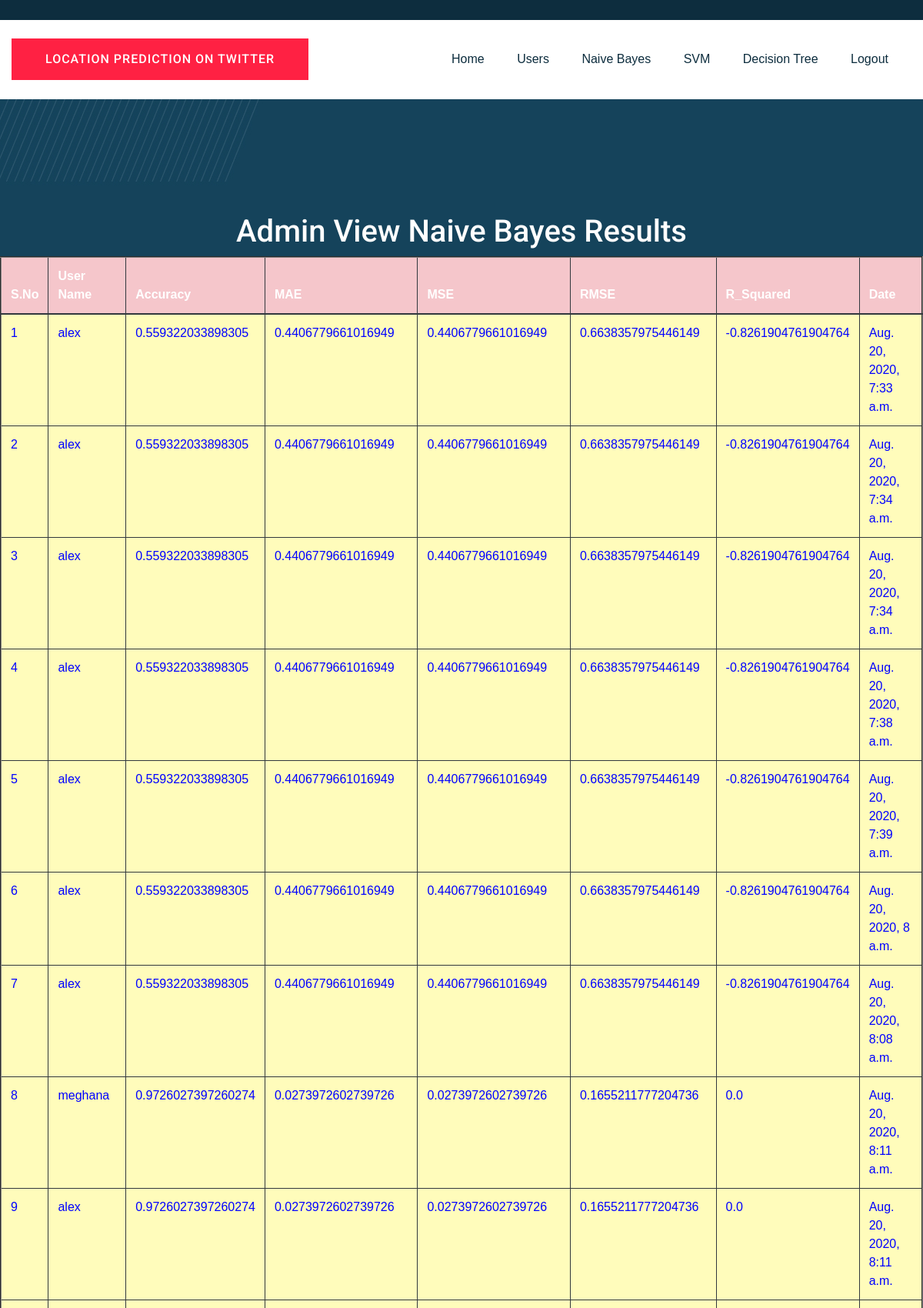
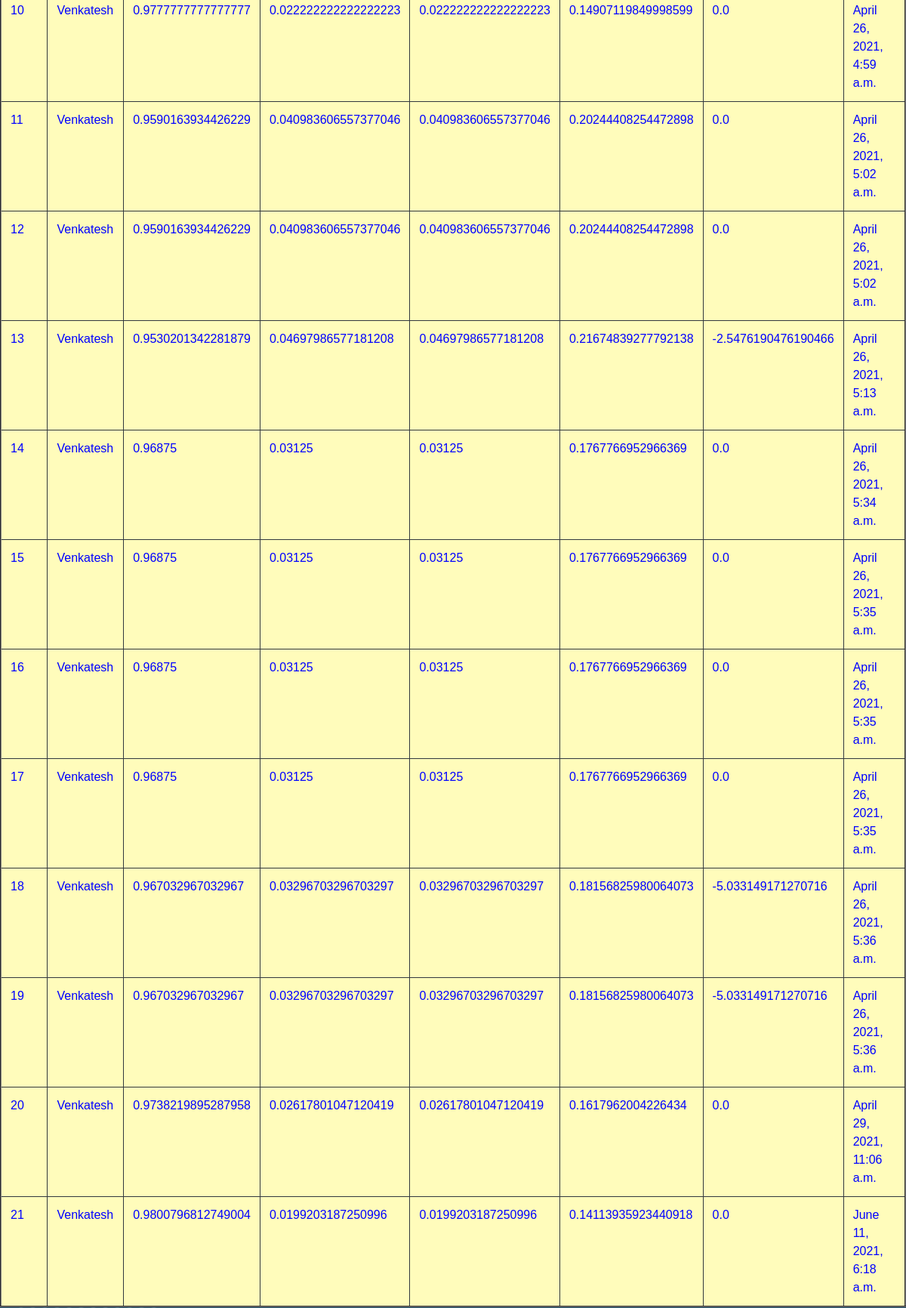
Screenshot of /AdminNaiveBayes/ (upper part) with the database file from the repository (2 pictures, top to bottom).
### users/models.py (models this page shows, shortened)
class UserAlgorithmResultsModel(models.Model):
    username = models.CharField(max_length=100)
    algorithmname = models.CharField(max_length=100)
    accuracy = models.FloatField()
    mae = models.FloatField()
    mse = models.FloatField()
    rmse = models.FloatField()
    r_squared = models.FloatField()
    cdate = models.DateTimeField(auto_now_add=True)
    class Meta:
        db_table = "AlgorithmResults"

### admins/views.py (the view)
# urls.py: path("AdminNaiveBayes/", admins.AdminNaiveBayes, name="AdminNaiveBayes"),
def AdminNaiveBayes(request):
    data = UserAlgorithmResultsModel.objects.filter(algorithmname="Naive Bayes")
    return render(request,'admins/AdminNaiveBayes.html',{'data':data})

### assets/templates/admins/AdminNaiveBayes.html
{%extends 'admins/adminbase.html'%}
{%load static%}
{%block contents%}
    <div class="testimonial-area testimonial-padding" data-background="{%static 'img/gallery/section_bg04.jpg'%}">
        <div class="container ">
            <div class="row d-flex justify-content-center">
                                   <h1><font color="WHITE">Admin View Naive Bayes Results</font></h1>
                                         <table border="2px" class="table table-hover table-dark">
                    <thead>
                    <tr class="table-danger">
                        <th scope="col">S.No</th>
                        <th scope="col">User Name</th>
                        <th scope="col">Accuracy</th>
                        <th scope="col">MAE</th>
                        <th scope="col">MSE</th>
                        <th scope="col">RMSE</th>
                        <th scope="col">R_Squared</th>
                        <th scope="col">Date</th>
                    </tr>
                    </thead>
                    <tbody>
                    {% for i in data %}
                    <tr scope="row" style="color: BLUE; background-color:#FFFCBB">
                        <td>{{forloop.counter}}</td>
                        <td>{{i.username}}</td>
                        <td>{{i.accuracy}}</td>
                        <td>{{i.mae}}</td>
                        <td>{{i.mse}}</td>
                        <td>{{i.rmse}}</td>
                        <td>{{i.r_squared}}</td>
                        <td>{{i.cdate}}</td>
                    </tr>
                    {% endfor %}
                    </tbody>
                </table>
            </div>
        </div>
    </div>
{%endblock%}

### rows the page displays
UserAlgorithmResultsModel: username "alex", accuracy "0.559322033898305", mae "0.4406779661016949", mse "0.4406779661016949", rmse "0.6638357975446149", r_squared "-0.8261904761904764", cdate "Aug. 20, 2020, 7:33 a.m."
UserAlgorithmResultsModel: username "alex", accuracy "0.559322033898305", mae "0.4406779661016949", mse "0.4406779661016949", rmse "0.6638357975446149", r_squared "-0.8261904761904764", cdate "Aug. 20, 2020, 7:34 a.m."
UserAlgorithmResultsModel: username "alex", accuracy "0.559322033898305", mae "0.4406779661016949", mse "0.4406779661016949", rmse "0.6638357975446149", r_squared "-0.8261904761904764", cdate "Aug. 20, 2020, 7:34 a.m."
UserAlgorithmResultsModel: username "alex", accuracy "0.559322033898305", mae "0.4406779661016949", mse "0.4406779661016949", rmse "0.6638357975446149", r_squared "-0.8261904761904764", cdate "Aug. 20, 2020, 7:38 a.m."
UserAlgorithmResultsModel: username "alex", accuracy "0.559322033898305", mae "0.4406779661016949", mse "0.4406779661016949", rmse "0.6638357975446149", r_squared "-0.8261904761904764", cdate "Aug. 20, 2020, 7:39 a.m."
UserAlgorithmResultsModel: username "alex", accuracy "0.559322033898305", mae "0.4406779661016949", mse "0.4406779661016949", rmse "0.6638357975446149", r_squared "-0.8261904761904764", cdate "Aug. 20, 2020, 8 a.m."
UserAlgorithmResultsModel: username "alex", accuracy "0.559322033898305", mae "0.4406779661016949", mse "0.4406779661016949", rmse "0.6638357975446149", r_squared "-0.8261904761904764", cdate "Aug. 20, 2020, 8:08 a.m."
UserAlgorithmResultsModel: username "meghana", accuracy "0.9726027397260274", mae "0.0273972602739726", mse "0.0273972602739726", rmse "0.1655211777204736", r_squared "0.0", cdate "Aug. 20, 2020, 8:11 a.m."
UserAlgorithmResultsModel: username "alex", accuracy "0.9726027397260274", mae "0.0273972602739726", mse "0.0273972602739726", rmse "0.1655211777204736", r_squared "0.0", cdate "Aug. 20, 2020, 8:11 a.m."
UserAlgorithmResultsModel: username "Venkatesh", accuracy "0.9777777777777777", mae "0.022222222222222223", mse "0.022222222222222223", rmse "0.14907119849998599", r_squared "0.0", cdate "April 26, 2021, 4:59 a.m."
UserAlgorithmResultsModel: username "Venkatesh", accuracy "0.9590163934426229", mae "0.040983606557377046", mse "0.040983606557377046", rmse "0.20244408254472898", r_squared "0.0", cdate "April 26, 2021, 5:02 a.m."
UserAlgorithmResultsModel: username "Venkatesh", accuracy "0.9590163934426229", mae "0.040983606557377046", mse "0.040983606557377046", rmse "0.20244408254472898", r_squared "0.0", cdate "April 26, 2021, 5:02 a.m."
UserAlgorithmResultsModel: username "Venkatesh", accuracy "0.9530201342281879", mae "0.04697986577181208", mse "0.04697986577181208", rmse "0.21674839277792138", r_squared "-2.5476190476190466", cdate "April 26, 2021, 5:13 a.m."
UserAlgorithmResultsModel: username "Venkatesh", accuracy "0.96875", mae "0.03125", mse "0.03125", rmse "0.1767766952966369", r_squared "0.0", cdate "April 26, 2021, 5:34 a.m."
UserAlgorithmResultsModel: username "Venkatesh", accuracy "0.96875", mae "0.03125", mse "0.03125", rmse "0.1767766952966369", r_squared "0.0", cdate "April 26, 2021, 5:35 a.m."
UserAlgorithmResultsModel: username "Venkatesh", accuracy "0.96875", mae "0.03125", mse "0.03125", rmse "0.1767766952966369", r_squared "0.0", cdate "April 26, 2021, 5:35 a.m."
UserAlgorithmResultsModel: username "Venkatesh", accuracy "0.96875", mae "0.03125", mse "0.03125", rmse "0.1767766952966369", r_squared "0.0", cdate "April 26, 2021, 5:35 a.m."
UserAlgorithmResultsModel: username "Venkatesh", accuracy "0.967032967032967", mae "0.03296703296703297", mse "0.03296703296703297", rmse "0.18156825980064073", r_squared "-5.033149171270716", cdate "April 26, 2021, 5:36 a.m."
UserAlgorithmResultsModel: username "Venkatesh", accuracy "0.967032967032967", mae "0.03296703296703297", mse "0.03296703296703297", rmse "0.18156825980064073", r_squared "-5.033149171270716", cdate "April 26, 2021, 5:36 a.m."
UserAlgorithmResultsModel: username "Venkatesh", accuracy "0.9738219895287958", mae "0.02617801047120419", mse "0.02617801047120419", rmse "0.1617962004226434", r_squared "0.0", cdate "April 29, 2021, 11:06 a.m."
UserAlgorithmResultsModel: username "Venkatesh", accuracy "0.9800796812749004", mae "0.0199203187250996", mse "0.0199203187250996", rmse "0.14113935923440918", r_squared "0.0", cdate "June 11, 2021, 6:18 a.m."
